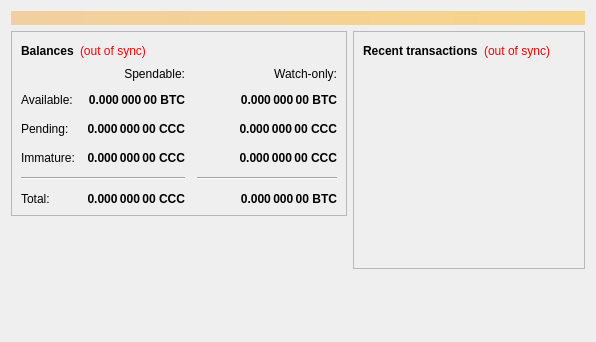
<?xml version="1.0" encoding="UTF-8"?>
<ui version="4.0">
 <class>OverviewPage</class>
 <widget class="QWidget" name="OverviewPage">
  <property name="geometry">
   <rect>
    <x>0</x>
    <y>0</y>
    <width>596</width>
    <height>342</height>
   </rect>
  </property>
  <property name="windowTitle">
   <string>Form</string>
  </property>
  <layout class="QVBoxLayout" name="topLayout">
   <item>
    <widget class="QLabel" name="labelAlerts">
     <property name="visible">
      <bool>false</bool>
     </property>
     <property name="styleSheet">
      <string notr="true">background-color: qlineargradient(x1: 0, y1: 0, x2: 1, y2: 0, stop:0 #F0D0A0, stop:1 #F8D488); color:#000000;</string>
     </property>
     <property name="wordWrap">
      <bool>true</bool>
     </property>
     <property name="margin">
      <number>3</number>
     </property>
    </widget>
   </item>
   <item>
    <layout class="QHBoxLayout" name="horizontalLayout" stretch="1,1">
     <item>
      <layout class="QVBoxLayout" name="verticalLayout_2">
       <item>
        <widget class="QFrame" name="frame">
         <property name="frameShape">
          <enum>QFrame::StyledPanel</enum>
         </property>
         <property name="frameShadow">
          <enum>QFrame::Raised</enum>
         </property>
         <layout class="QVBoxLayout" name="verticalLayout_4">
          <item>
           <layout class="QHBoxLayout" name="horizontalLayout_4">
            <item>
             <widget class="QLabel" name="label_5">
              <property name="font">
               <font>
                <weight>75</weight>
                <bold>true</bold>
               </font>
              </property>
              <property name="text">
               <string>Balances</string>
              </property>
             </widget>
            </item>
            <item>
             <widget class="QLabel" name="labelWalletStatus">
              <property name="cursor">
               <cursorShape>WhatsThisCursor</cursorShape>
              </property>
              <property name="toolTip">
               <string>The displayed information may be out of date. Your wallet automatically synchronizes with the Cccoin network after a connection is established, but this process has not completed yet.</string>
              </property>
              <property name="styleSheet">
               <string notr="true">QLabel { color: red; }</string>
              </property>
              <property name="text">
               <string notr="true">(out of sync)</string>
              </property>
              <property name="alignment">
               <set>Qt::AlignLeading|Qt::AlignLeft|Qt::AlignVCenter</set>
              </property>
             </widget>
            </item>
            <item>
             <spacer name="horizontalSpacer_3">
              <property name="orientation">
               <enum>Qt::Horizontal</enum>
              </property>
              <property name="sizeHint" stdset="0">
               <size>
                <width>40</width>
                <height>20</height>
               </size>
              </property>
             </spacer>
            </item>
           </layout>
          </item>
          <item>
           <layout class="QGridLayout" name="gridLayout">
            <property name="spacing">
             <number>12</number>
            </property>
            <item row="2" column="2">
             <widget class="QLabel" name="labelWatchPending">
              <property name="font">
               <font>
                <weight>75</weight>
                <bold>true</bold>
               </font>
              </property>
              <property name="cursor">
               <cursorShape>IBeamCursor</cursorShape>
              </property>
              <property name="toolTip">
               <string>Unconfirmed transactions to watch-only addresses</string>
              </property>
              <property name="text">
               <string notr="true">0.000 000 00 CCC</string>
              </property>
              <property name="alignment">
               <set>Qt::AlignRight|Qt::AlignTrailing|Qt::AlignVCenter</set>
              </property>
              <property name="textInteractionFlags">
               <set>Qt::LinksAccessibleByMouse|Qt::TextSelectableByKeyboard|Qt::TextSelectableByMouse</set>
              </property>
             </widget>
            </item>
            <item row="2" column="1">
             <widget class="QLabel" name="labelUnconfirmed">
              <property name="font">
               <font>
                <weight>75</weight>
                <bold>true</bold>
               </font>
              </property>
              <property name="cursor">
               <cursorShape>IBeamCursor</cursorShape>
              </property>
              <property name="toolTip">
               <string>Total of transactions that have yet to be confirmed, and do not yet count toward the spendable balance</string>
              </property>
              <property name="text">
               <string notr="true">0.000 000 00 CCC</string>
              </property>
              <property name="alignment">
               <set>Qt::AlignRight|Qt::AlignTrailing|Qt::AlignVCenter</set>
              </property>
              <property name="textInteractionFlags">
               <set>Qt::LinksAccessibleByMouse|Qt::TextSelectableByKeyboard|Qt::TextSelectableByMouse</set>
              </property>
             </widget>
            </item>
            <item row="3" column="2">
             <widget class="QLabel" name="labelWatchImmature">
              <property name="font">
               <font>
                <weight>75</weight>
                <bold>true</bold>
               </font>
              </property>
              <property name="cursor">
               <cursorShape>IBeamCursor</cursorShape>
              </property>
              <property name="toolTip">
               <string>Mined balance in watch-only addresses that has not yet matured</string>
              </property>
              <property name="text">
               <string notr="true">0.000 000 00 CCC</string>
              </property>
              <property name="alignment">
               <set>Qt::AlignRight|Qt::AlignTrailing|Qt::AlignVCenter</set>
              </property>
              <property name="textInteractionFlags">
               <set>Qt::LinksAccessibleByMouse|Qt::TextSelectableByKeyboard|Qt::TextSelectableByMouse</set>
              </property>
             </widget>
            </item>
            <item row="4" column="0" colspan="2">
             <widget class="Line" name="line">
              <property name="orientation">
               <enum>Qt::Horizontal</enum>
              </property>
             </widget>
            </item>
            <item row="4" column="2">
             <widget class="Line" name="lineWatchBalance">
              <property name="sizePolicy">
               <sizepolicy hsizetype="Preferred" vsizetype="Fixed">
                <horstretch>0</horstretch>
                <verstretch>0</verstretch>
               </sizepolicy>
              </property>
              <property name="minimumSize">
               <size>
                <width>140</width>
                <height>0</height>
               </size>
              </property>
              <property name="orientation">
               <enum>Qt::Horizontal</enum>
              </property>
             </widget>
            </item>
            <item row="5" column="0">
             <widget class="QLabel" name="labelTotalText">
              <property name="text">
               <string>Total:</string>
              </property>
             </widget>
            </item>
            <item row="3" column="1">
             <widget class="QLabel" name="labelImmature">
              <property name="font">
               <font>
                <weight>75</weight>
                <bold>true</bold>
               </font>
              </property>
              <property name="cursor">
               <cursorShape>IBeamCursor</cursorShape>
              </property>
              <property name="toolTip">
               <string>Mined balance that has not yet matured</string>
              </property>
              <property name="text">
               <string notr="true">0.000 000 00 CCC</string>
              </property>
              <property name="alignment">
               <set>Qt::AlignRight|Qt::AlignTrailing|Qt::AlignVCenter</set>
              </property>
              <property name="textInteractionFlags">
               <set>Qt::LinksAccessibleByMouse|Qt::TextSelectableByKeyboard|Qt::TextSelectableByMouse</set>
              </property>
             </widget>
            </item>
            <item row="2" column="3">
             <spacer name="horizontalSpacer_2">
              <property name="orientation">
               <enum>Qt::Horizontal</enum>
              </property>
              <property name="sizeHint" stdset="0">
               <size>
                <width>40</width>
                <height>20</height>
               </size>
              </property>
             </spacer>
            </item>
            <item row="3" column="0">
             <widget class="QLabel" name="labelImmatureText">
              <property name="text">
               <string>Immature:</string>
              </property>
             </widget>
            </item>
            <item row="5" column="1">
             <widget class="QLabel" name="labelTotal">
              <property name="font">
               <font>
                <weight>75</weight>
                <bold>true</bold>
               </font>
              </property>
              <property name="cursor">
               <cursorShape>IBeamCursor</cursorShape>
              </property>
              <property name="toolTip">
               <string>Your current total balance</string>
              </property>
              <property name="text">
               <string notr="true">0.000 000 00 CCC</string>
              </property>
              <property name="alignment">
               <set>Qt::AlignRight|Qt::AlignTrailing|Qt::AlignVCenter</set>
              </property>
              <property name="textInteractionFlags">
               <set>Qt::LinksAccessibleByMouse|Qt::TextSelectableByKeyboard|Qt::TextSelectableByMouse</set>
              </property>
             </widget>
            </item>
            <item row="5" column="2">
             <widget class="QLabel" name="labelWatchTotal">
              <property name="font">
               <font>
                <weight>75</weight>
                <bold>true</bold>
               </font>
              </property>
              <property name="cursor">
               <cursorShape>IBeamCursor</cursorShape>
              </property>
              <property name="toolTip">
               <string>Current total balance in watch-only addresses</string>
              </property>
              <property name="text">
               <string notr="true">0.000 000 00 BTC</string>
              </property>
              <property name="alignment">
               <set>Qt::AlignRight|Qt::AlignTrailing|Qt::AlignVCenter</set>
              </property>
              <property name="textInteractionFlags">
               <set>Qt::LinksAccessibleByMouse|Qt::TextSelectableByKeyboard|Qt::TextSelectableByMouse</set>
              </property>
             </widget>
            </item>
            <item row="0" column="2">
             <widget class="QLabel" name="labelWatchonly">
              <property name="text">
               <string>Watch-only:</string>
              </property>
              <property name="alignment">
               <set>Qt::AlignRight|Qt::AlignTrailing|Qt::AlignVCenter</set>
              </property>
             </widget>
            </item>
            <item row="1" column="0">
             <widget class="QLabel" name="labelBalanceText">
              <property name="text">
               <string>Available:</string>
              </property>
             </widget>
            </item>
            <item row="1" column="1">
             <widget class="QLabel" name="labelBalance">
              <property name="font">
               <font>
                <weight>75</weight>
                <bold>true</bold>
               </font>
              </property>
              <property name="cursor">
               <cursorShape>IBeamCursor</cursorShape>
              </property>
              <property name="toolTip">
               <string>Your current spendable balance</string>
              </property>
              <property name="text">
               <string notr="true">0.000 000 00 BTC</string>
              </property>
              <property name="alignment">
               <set>Qt::AlignRight|Qt::AlignTrailing|Qt::AlignVCenter</set>
              </property>
              <property name="textInteractionFlags">
               <set>Qt::LinksAccessibleByMouse|Qt::TextSelectableByKeyboard|Qt::TextSelectableByMouse</set>
              </property>
             </widget>
            </item>
            <item row="1" column="2">
             <widget class="QLabel" name="labelWatchAvailable">
              <property name="font">
               <font>
                <weight>75</weight>
                <bold>true</bold>
               </font>
              </property>
              <property name="cursor">
               <cursorShape>IBeamCursor</cursorShape>
              </property>
              <property name="toolTip">
               <string>Your current balance in watch-only addresses</string>
              </property>
              <property name="text">
               <string notr="true">0.000 000 00 BTC</string>
              </property>
              <property name="alignment">
               <set>Qt::AlignRight|Qt::AlignTrailing|Qt::AlignVCenter</set>
              </property>
              <property name="textInteractionFlags">
               <set>Qt::LinksAccessibleByMouse|Qt::TextSelectableByKeyboard|Qt::TextSelectableByMouse</set>
              </property>
             </widget>
            </item>
            <item row="2" column="0">
             <widget class="QLabel" name="labelPendingText">
              <property name="text">
               <string>Pending:</string>
              </property>
             </widget>
            </item>
            <item row="0" column="1">
             <widget class="QLabel" name="labelSpendable">
              <property name="text">
               <string>Spendable:</string>
              </property>
              <property name="alignment">
               <set>Qt::AlignRight|Qt::AlignTrailing|Qt::AlignVCenter</set>
              </property>
             </widget>
            </item>
           </layout>
          </item>
         </layout>
        </widget>
       </item>
       <item>
        <spacer name="verticalSpacer">
         <property name="orientation">
          <enum>Qt::Vertical</enum>
         </property>
         <property name="sizeHint" stdset="0">
          <size>
           <width>20</width>
           <height>40</height>
          </size>
         </property>
        </spacer>
       </item>
      </layout>
     </item>
     <item>
      <layout class="QVBoxLayout" name="verticalLayout_3">
       <item>
        <widget class="QFrame" name="frame_2">
         <property name="frameShape">
          <enum>QFrame::StyledPanel</enum>
         </property>
         <property name="frameShadow">
          <enum>QFrame::Raised</enum>
         </property>
         <layout class="QVBoxLayout" name="verticalLayout">
          <item>
           <layout class="QHBoxLayout" name="horizontalLayout_2">
            <item>
             <widget class="QLabel" name="label_4">
              <property name="font">
               <font>
                <weight>75</weight>
                <bold>true</bold>
               </font>
              </property>
              <property name="text">
               <string>Recent transactions</string>
              </property>
             </widget>
            </item>
            <item>
             <widget class="QLabel" name="labelTransactionsStatus">
              <property name="cursor">
               <cursorShape>WhatsThisCursor</cursorShape>
              </property>
              <property name="toolTip">
               <string>The displayed information may be out of date. Your wallet automatically synchronizes with the Cccoin network after a connection is established, but this process has not completed yet.</string>
              </property>
              <property name="styleSheet">
               <string notr="true">QLabel { color: red; }</string>
              </property>
              <property name="text">
               <string notr="true">(out of sync)</string>
              </property>
              <property name="alignment">
               <set>Qt::AlignRight|Qt::AlignTrailing|Qt::AlignVCenter</set>
              </property>
             </widget>
            </item>
            <item>
             <spacer name="horizontalSpacer">
              <property name="orientation">
               <enum>Qt::Horizontal</enum>
              </property>
              <property name="sizeHint" stdset="0">
               <size>
                <width>40</width>
                <height>20</height>
               </size>
              </property>
             </spacer>
            </item>
           </layout>
          </item>
          <item>
           <widget class="QListView" name="listTransactions">
            <property name="styleSheet">
             <string notr="true">QListView { background: transparent; }</string>
            </property>
            <property name="frameShape">
             <enum>QFrame::NoFrame</enum>
            </property>
            <property name="verticalScrollBarPolicy">
             <enum>Qt::ScrollBarAlwaysOff</enum>
            </property>
            <property name="horizontalScrollBarPolicy">
             <enum>Qt::ScrollBarAlwaysOff</enum>
            </property>
            <property name="selectionMode">
             <enum>QAbstractItemView::NoSelection</enum>
            </property>
           </widget>
          </item>
         </layout>
        </widget>
       </item>
       <item>
        <spacer name="verticalSpacer_2">
         <property name="orientation">
          <enum>Qt::Vertical</enum>
         </property>
         <property name="sizeHint" stdset="0">
          <size>
           <width>20</width>
           <height>40</height>
          </size>
         </property>
        </spacer>
       </item>
      </layout>
     </item>
    </layout>
   </item>
  </layout>
 </widget>
 <resources/>
 <connections/>
</ui>
